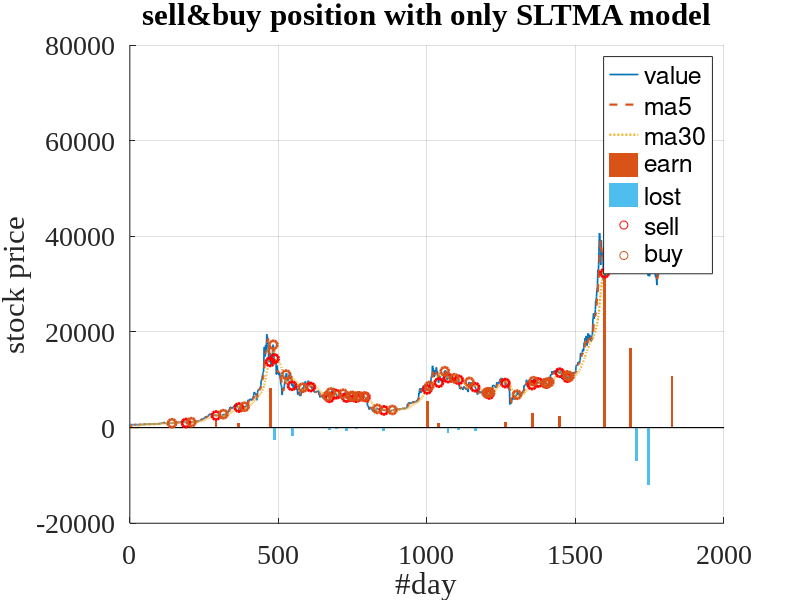

Recreate this plot in MATLAB.
[log_NUM,log_TXT,logRAW] = xlsread('log_SLTMA.csv');
[NUM,TXT,RAW]=xlsread('Analyzed_Data.CSV');

ind = NUM(:,1);
value = NUM(:, 3);
ma5 = NUM(:, 4);
ma30 = NUM(:, 7);

figure
hold on
p = plot(ind, value, "linewidth", 1.2);
plot(ind, ma5, "--", "linewidth", 1.6)
plot(ind, ma30, ":", "linewidth", 1.6)
set(gca, 'Fontname', 'Times New Roman','FontSize',20);


sall_or_buy = log_NUM(2:end, 3);
sall_or_buy_index = log_NUM(2:end, 1); 
sall_index = sall_or_buy_index(sall_or_buy < 0);
buy_index = sall_or_buy_index(sall_or_buy > 0);

profit = log_NUM(2:end, 7);

bar(sall_or_buy_index(profit > 0), profit(profit > 0), 5,...
    'FaceColor', '#D95319', 'EdgeColor', 'none');
bar(sall_or_buy_index(profit < 0), profit(profit < 0), 1,...
    'FaceColor', '#4DBEEE', 'EdgeColor', 'none');

scatter(sall_index, value(sall_index + 1), 'r', "linewidth", 2)
scatter(buy_index, value(buy_index + 1), 'black',"linewidth", 2)

legend("value", "ma5", "ma30","earn", 'lost', "sell","buy")
title("sell&buy position with only SLTMA model")
xlabel("#day")
ylabel("stock price")

grid on
hold off
